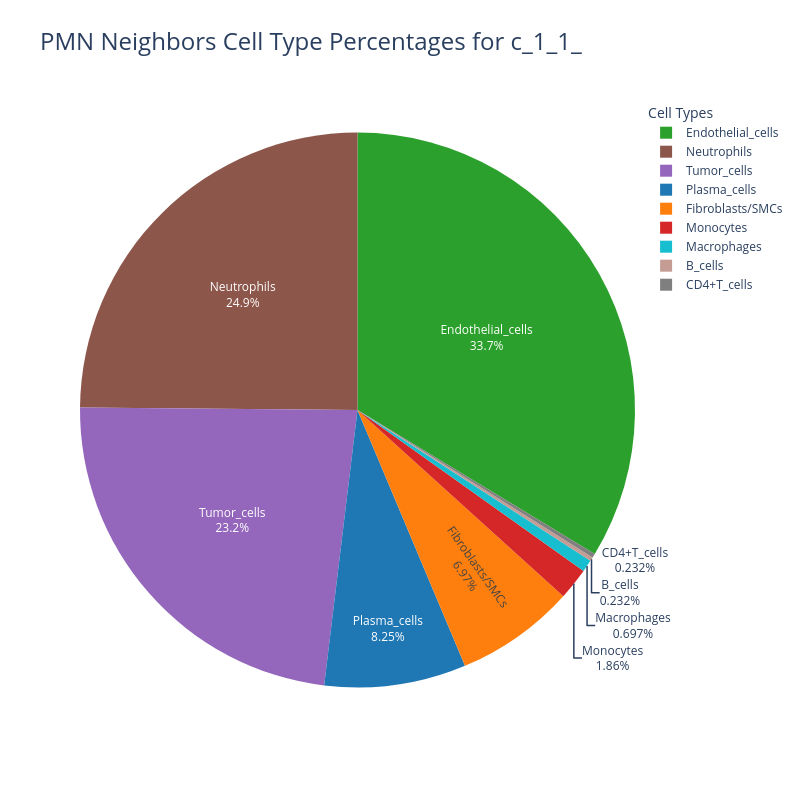
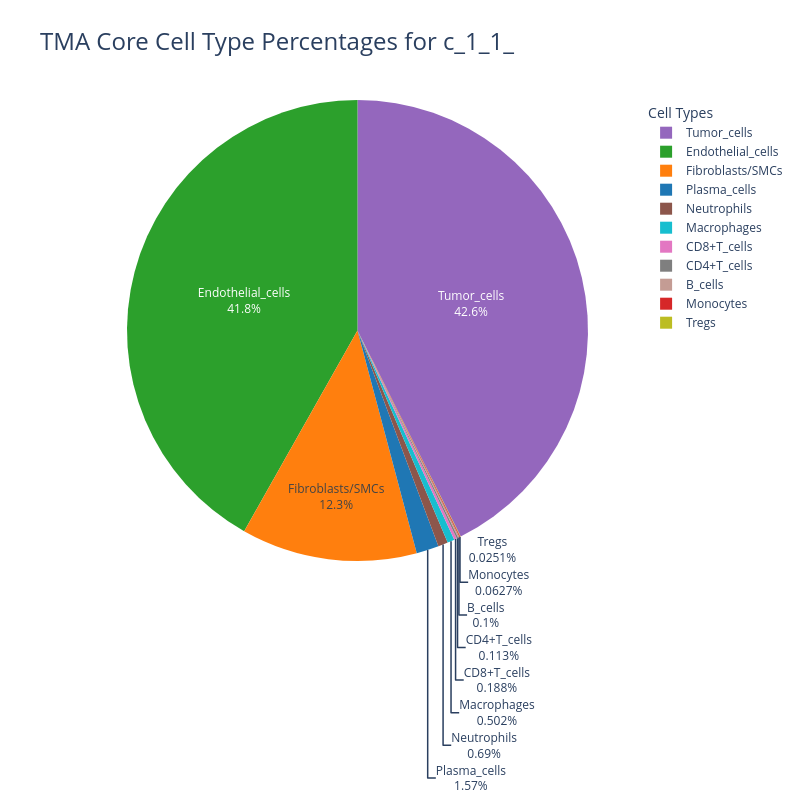
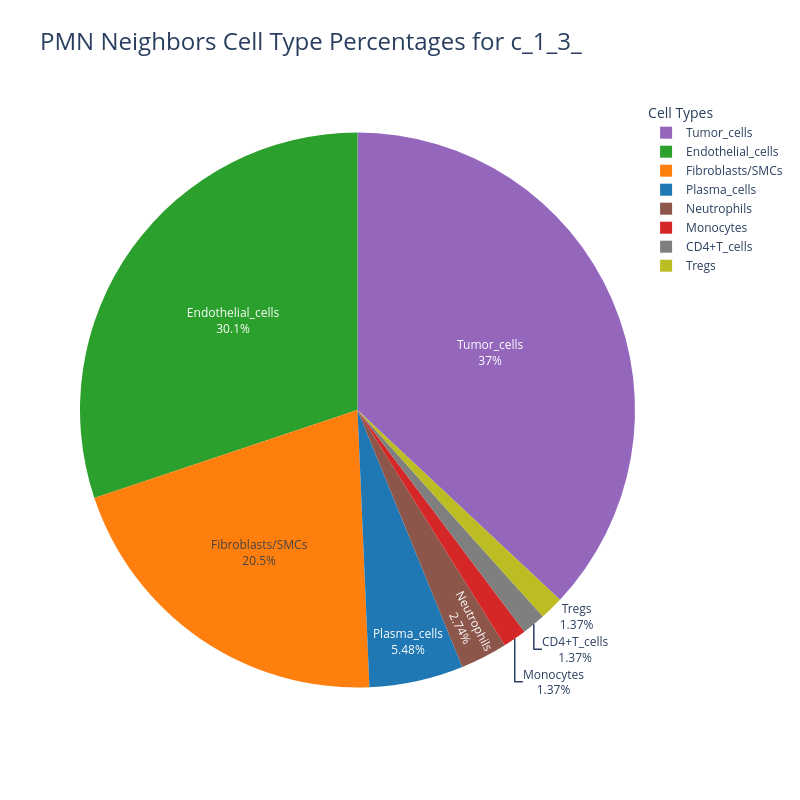
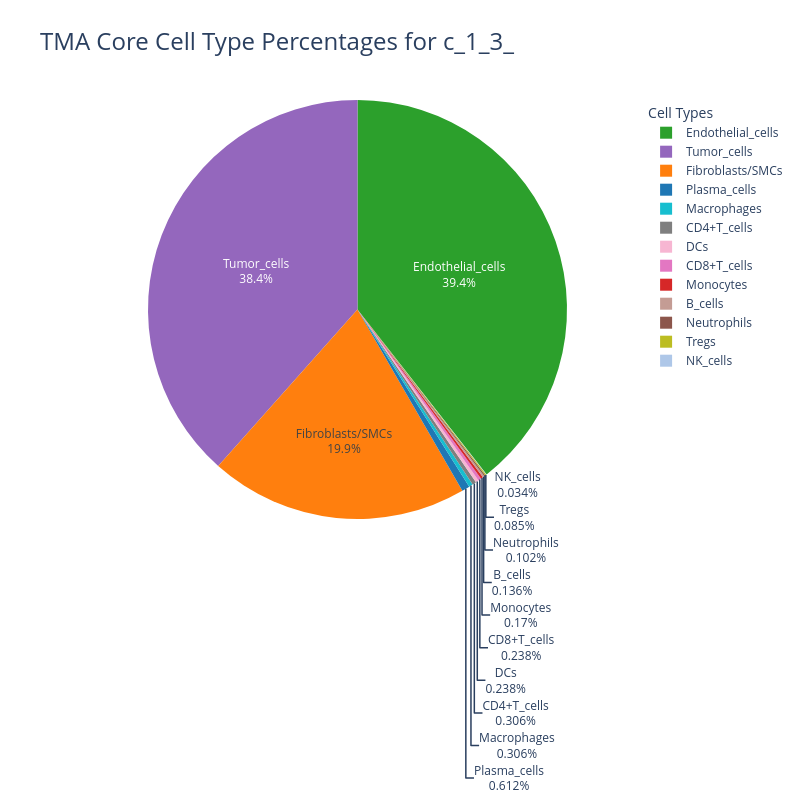

Notebook code for these charts, in order:
### Markdown cell above
#### Neighbooring Cell Percentages - Individual Sample (Pie + Percentage)

### Code cell
import importlib
import my_functions

importlib.reload(my_functions)

CoLo_method="Radius"
radius=125

# Initialize an empty DataFrame to collect all percentage rows
all_percentages = pd.DataFrame()
all_total_counts = pd.DataFrame()

for i in range(1,2):
    for j in range(1,20):

        # Set Sample ID
        sample_id=f"c_{i}_{j}_"
        
        # check to make sure PMNs are present, skips if not present to prevent errors
        pmn_count=my_functions.pmn_counter(adata, f"c_{i}_{j}_")["PMN Count"]
        if pmn_count<1:
            continue

        # Calculate cell counts and percentages
        results = my_functions.average_cell_counts(adata, i, j, "radius",radius)

        # Append the percentage row to the overall DataFrame
        neighboring_percentages = pd.concat([all_percentages, results["Cell Type Percentages"]])
        all_total_counts = pd.concat([all_total_counts, results["Total Cell Counts"]])

        # Replaces Nans with 0 to pererve the numerical type of the matrix
        neighboring_percentages.fillna(0, inplace=True)
        all_total_counts.fillna(0, inplace=True)

        my_functions.plot_cell_type_pie(f"c_{i}_{j}",neighboring_percentages,f"PMN Neighbors Cell Type Percentages for {sample_id}")

        #Display
        overall_percentages = my_functions.get_sample_cell_percentages(adata, sample_id)["Percentage Counts"]
        my_functions.plot_cell_type_pie(sample_id,overall_percentages, f"TMA Core Cell Type Percentages for {sample_id}")
        delta=neighboring_percentages-overall_percentages



display(all_percentages)
display(all_total_counts)

### Figure 1 — Plotly figure (JSON) as saved in the notebook; plotly's stock layout.template omitted (floating-point values rounded to 4 significant figures)
{"data": [{"customdata": [["Neutrophils"], ["Endothelial_cells"], ["Plasma_cells"], ["Monocytes"], ["Tumor_cells"], ["Fibroblasts/SMCs"], ["Macrophages"], ["B_cells"], ["CD4+T_cells"]], "domain": {"x": [0, 1], "y": [0, 1]}, "hole": 0, "hovertemplate": "Cell Type=%{customdata[0]}<br>Percentage=%{value}<extra></extra>", "labels": ["Neutrophils", "Endothelial_cells", "Plasma_cells", "Monocytes", "Tumor_cells", "Fibroblasts/SMCs", "Macrophages", "B_cells", "CD4+T_cells"], "legendgroup": "", "marker": {"colors": ["#8c564b", "#2ca02c", "#1f77b4", "#d62728", "#9467bd", "#ff7f0e", "#17becf", "#c49c94", "#7f7f7f"]}, "name": "", "showlegend": true, "textinfo": "percent+label", "type": "pie", "values": [24.85, 33.68, 8.246, 1.858, 23.23, 6.969, 0.6969, 0.2323, 0.2323]}], "layout": {"height": 800, "legend": {"title": {"text": "Cell Types"}, "tracegroupgap": 0}, "title": {"font": {"size": 24}, "text": "PMN Neighbors Cell Type Percentages for c_1_1_"}, "width": 800}}

### Figure 2 — Plotly figure (JSON) as saved in the notebook; plotly's stock layout.template omitted (floating-point values rounded to 4 significant figures)
{"data": [{"customdata": [["Tumor_cells"], ["Endothelial_cells"], ["Fibroblasts/SMCs"], ["Plasma_cells"], ["Neutrophils"], ["Macrophages"], ["CD8+T_cells"], ["CD4+T_cells"], ["B_cells"], ["Monocytes"], ["Tregs"]], "domain": {"x": [0, 1], "y": [0, 1]}, "hole": 0, "hovertemplate": "Cell Type=%{customdata[0]}<br>Percentage=%{value}<extra></extra>", "labels": ["Tumor_cells", "Endothelial_cells", "Fibroblasts/SMCs", "Plasma_cells", "Neutrophils", "Macrophages", "CD8+T_cells", "CD4+T_cells", "B_cells", "Monocytes", "Tregs"], "legendgroup": "", "marker": {"colors": ["#9467bd", "#2ca02c", "#ff7f0e", "#1f77b4", "#8c564b", "#17becf", "#e377c2", "#7f7f7f", "#c49c94", "#d62728", "#bcbd22"]}, "name": "", "showlegend": true, "textinfo": "percent+label", "type": "pie", "values": [42.61, 41.82, 12.32, 1.568, 0.6901, 0.5019, 0.1882, 0.1129, 0.1004, 0.06274, 0.02509]}], "layout": {"height": 800, "legend": {"title": {"text": "Cell Types"}, "tracegroupgap": 0}, "title": {"font": {"size": 24}, "text": "TMA Core Cell Type Percentages for c_1_1_"}, "width": 800}}

### Figure 3 — Plotly figure (JSON) as saved in the notebook; plotly's stock layout.template omitted (floating-point values rounded to 4 significant figures)
{"data": [{"customdata": [["Endothelial_cells"], ["Tumor_cells"], ["Neutrophils"], ["Fibroblasts/SMCs"], ["Plasma_cells"], ["Monocytes"], ["CD4+T_cells"], ["Tregs"]], "domain": {"x": [0, 1], "y": [0, 1]}, "hole": 0, "hovertemplate": "Cell Type=%{customdata[0]}<br>Percentage=%{value}<extra></extra>", "labels": ["Endothelial_cells", "Tumor_cells", "Neutrophils", "Fibroblasts/SMCs", "Plasma_cells", "Monocytes", "CD4+T_cells", "Tregs"], "legendgroup": "", "marker": {"colors": ["#2ca02c", "#9467bd", "#8c564b", "#ff7f0e", "#1f77b4", "#d62728", "#7f7f7f", "#bcbd22"]}, "name": "", "showlegend": true, "textinfo": "percent+label", "type": "pie", "values": [30.14, 36.99, 2.74, 20.55, 5.479, 1.37, 1.37, 1.37]}], "layout": {"height": 800, "legend": {"title": {"text": "Cell Types"}, "tracegroupgap": 0}, "title": {"font": {"size": 24}, "text": "PMN Neighbors Cell Type Percentages for c_1_3_"}, "width": 800}}

### Figure 4 — Plotly figure (JSON) as saved in the notebook; plotly's stock layout.template omitted (floating-point values rounded to 4 significant figures)
{"data": [{"customdata": [["Endothelial_cells"], ["Tumor_cells"], ["Fibroblasts/SMCs"], ["Plasma_cells"], ["Macrophages"], ["CD4+T_cells"], ["DCs"], ["CD8+T_cells"], ["Monocytes"], ["B_cells"], ["Neutrophils"], ["Tregs"], ["NK_cells"]], "domain": {"x": [0, 1], "y": [0, 1]}, "hole": 0, "hovertemplate": "Cell Type=%{customdata[0]}<br>Percentage=%{value}<extra></extra>", "labels": ["Endothelial_cells", "Tumor_cells", "Fibroblasts/SMCs", "Plasma_cells", "Macrophages", "CD4+T_cells", "DCs", "CD8+T_cells", "Monocytes", "B_cells", "Neutrophils", "Tregs", "NK_cells"], "legendgroup": "", "marker": {"colors": ["#2ca02c", "#9467bd", "#ff7f0e", "#1f77b4", "#17becf", "#7f7f7f", "#f7b6d2", "#e377c2", "#d62728", "#c49c94", "#8c564b", "#bcbd22", "#aec7e8"]}, "name": "", "showlegend": true, "textinfo": "percent+label", "type": "pie", "values": [39.43, 38.42, 19.92, 0.6123, 0.3062, 0.3062, 0.2381, 0.2381, 0.1701, 0.1361, 0.1021, 0.08505, 0.03402]}], "layout": {"height": 800, "legend": {"title": {"text": "Cell Types"}, "tracegroupgap": 0}, "title": {"font": {"size": 24}, "text": "TMA Core Cell Type Percentages for c_1_3_"}, "width": 800}}
